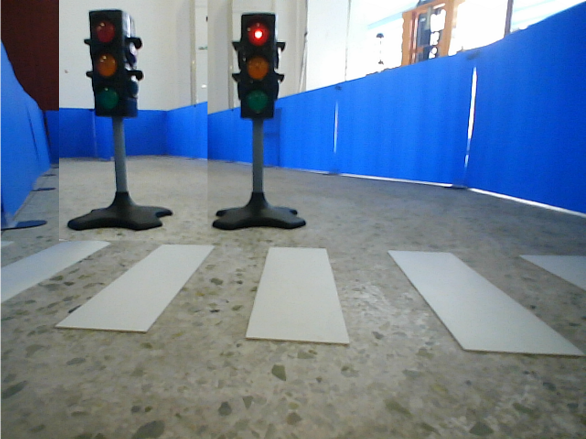
#> input picture image/RED_LIGHT.png, 1172 x 878 px, found by its file name (shown at 1/2 size)
$ python redlight_debug.py
#> lines starting #> are read from the running program, lines starting #| are printed output that depends on the picture; after the words box and inside, x2 and y2 are one past the last pixel; in counts of white or black regions, pixels touching at a corner belong together
import cv2
import numpy as np

def on_trackbar_change(val):
    pass

def ensure_odd(val):
    return val if val % 2 == 1 else val + 1

def red_light_detection(image_path):
    # 读取图像
#> called with image_path = 'image\\RED_LIGHT.png'
    original_image = cv2.imread(image_path)
#> original_image is the input picture: shape (878, 1172, 3); mean B, G, R 150.1, 127.6, 109.4

    # 创建窗口和滑动条
    steps = [
        '1. Original Image', '2. Smooth Image', '3. Gaussian Blurred Image',
        '4. HSV Red Mask', '5. Morphological Transform', '6. Contours and Red Light'
    ]

    for step in steps:
        cv2.namedWindow(step)

    cv2.createTrackbar('Smooth Kernel', '2. Smooth Image', 20, 30, on_trackbar_change)
    cv2.createTrackbar('Gaussian Blur', '3. Gaussian Blurred Image', 10, 50, on_trackbar_change)
    cv2.createTrackbar('Lower Hue', '4. HSV Red Mask', 0, 180, on_trackbar_change)
    cv2.createTrackbar('Upper Hue', '4. HSV Red Mask', 10, 180, on_trackbar_change)
    cv2.createTrackbar('Lower Saturation', '4. HSV Red Mask', 100, 255, on_trackbar_change)
    cv2.createTrackbar('Upper Saturation', '4. HSV Red Mask', 255, 255, on_trackbar_change)
    cv2.createTrackbar('Lower Value', '4. HSV Red Mask', 100, 255, on_trackbar_change)
    cv2.createTrackbar('Upper Value', '4. HSV Red Mask', 255, 255, on_trackbar_change)
    cv2.createTrackbar('Erode/Dilate Kernel', '5. Morphological Transform', 3, 20, on_trackbar_change)
    cv2.createTrackbar('Min Area', '6. Contours and Red Light', 400, 5000, on_trackbar_change)
    cv2.createTrackbar('Max Area', '6. Contours and Red Light', 3000, 5000, on_trackbar_change)

    while True:
        # 复制原始图像，保证每次都从原始图像开始处理
        image = original_image.copy()

        # 获取滑动条的值
        smooth_kernel_size = ensure_odd(cv2.getTrackbarPos('Smooth Kernel', '2. Smooth Image'))
        gaussian_blur_val = ensure_odd(cv2.getTrackbarPos('Gaussian Blur', '3. Gaussian Blurred Image'))
        lower_hue = cv2.getTrackbarPos('Lower Hue', '4. HSV Red Mask')
        upper_hue = cv2.getTrackbarPos('Upper Hue', '4. HSV Red Mask')
        lower_saturation = cv2.getTrackbarPos('Lower Saturation', '4. HSV Red Mask')
        upper_saturation = cv2.getTrackbarPos('Upper Saturation', '4. HSV Red Mask')
        lower_value = cv2.getTrackbarPos('Lower Value', '4. HSV Red Mask')
        upper_value = cv2.getTrackbarPos('Upper Value', '4. HSV Red Mask')
        morph_kernel_size = ensure_odd(cv2.getTrackbarPos('Erode/Dilate Kernel', '5. Morphological Transform'))
        min_area = cv2.getTrackbarPos('Min Area', '6. Contours and Red Light')
        max_area = cv2.getTrackbarPos('Max Area', '6. Contours and Red Light')

        # 显示原始图像
        cv2.imshow('1. Original Image', original_image)

        # 平滑滤波
        smooth = cv2.medianBlur(image, smooth_kernel_size)
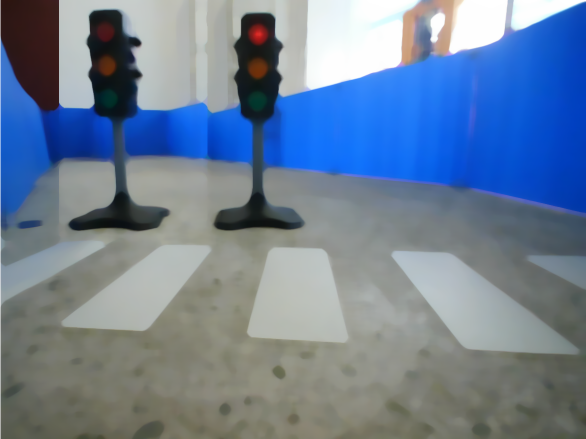
#> smooth: shape (878, 1172, 3) (shown at 1/2 size); mean B, G, R 150.8, 127.7, 109.4
        cv2.imshow('2. Smooth Image', smooth)

        # 高斯模糊
        gaussian_blurred = cv2.GaussianBlur(smooth, (gaussian_blur_val, gaussian_blur_val), 0)
        cv2.imshow('3. Gaussian Blurred Image', gaussian_blurred)

        # 转换到 HSV 色彩空间
        hsv = cv2.cvtColor(gaussian_blurred, cv2.COLOR_BGR2HSV)
#> hsv: shape (878, 1172, 3); mean H, S, V 70.3, 75, 156.7

        # 提取红色区域
        lower_red = np.array([lower_hue, lower_saturation, lower_value])
        upper_red = np.array([upper_hue, upper_saturation, upper_value])
        mask = cv2.inRange(hsv, lower_red, upper_red)
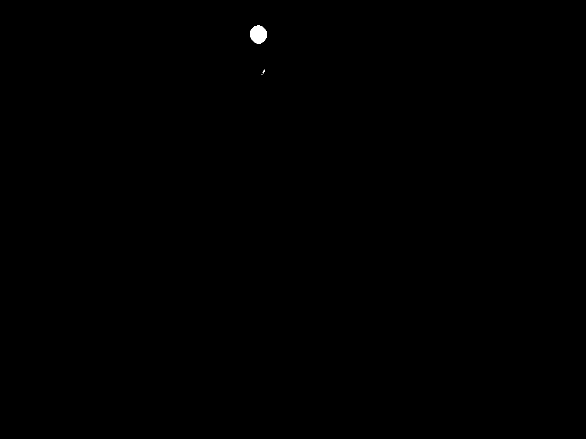
#> mask: shape (878, 1172) (shown at 1/2 size); 0.09% white; 4 white regions (3 under 20 px), largest, box (x1, y1, x2, y2) and area: (500, 51, 534, 87) 944
        cv2.imshow('4. HSV Red Mask', mask)

        # 形态学操作，侵蚀和膨胀让红灯轮廓闭合
        kernel = np.ones((morph_kernel_size, morph_kernel_size), np.uint8)
        morph = cv2.morphologyEx(mask, cv2.MORPH_CLOSE, kernel)
#> morph: shape (878, 1172); 0.09% white; 3 white regions (2 under 20 px)
        cv2.imshow('5. Morphological Transform', morph)

        # 查找轮廓
        contours, _ = cv2.findContours(morph, cv2.RETR_EXTERNAL, cv2.CHAIN_APPROX_SIMPLE)
#> contours = 3 contours, 2 with area under 20; largest, box (x1, y1, x2, y2) and area: (500, 51, 534, 87) 896

        detected = False
        output_image = original_image.copy()
        for contour in contours:
            area = cv2.contourArea(contour)
            if min_area < area < max_area:
                # 使用最小外接圆进行圆形检测
                (x, y), radius = cv2.minEnclosingCircle(contour)
                center = (int(x), int(y))
                radius = int(radius)
                circle_area = np.pi * (radius ** 2)

                if min_area < circle_area < max_area:
                    cv2.circle(output_image, center, radius, (0, 255, 0), 2)
                    detected = True
#> this loop made 3 passes
#> (area, x, y, radius, center, circle_area, detected) on pass 3: (896, 516.6, 68.69, 17, (516, 68), 907.9, True)
#> output_image: shape (878, 1172, 3); 0.03% of pixels changed, all inside (x1, y1, x2, y2) = (498, 50, 535, 87)

        cv2.imshow('6. Contours and Red Light', output_image)

        if cv2.waitKey(1) & 0xFF == 27:  # 按下 'Esc' 键退出
#> (key Esc is pressed here)
            break

    cv2.destroyAllWindows()
    return detected

# 调用函数进行测试
image_path = 'image\\RED_LIGHT.png'
detected = red_light_detection(image_path)
#> detected = True
print("Red Light Detected: ", detected)
#| Red Light Detected:  True
